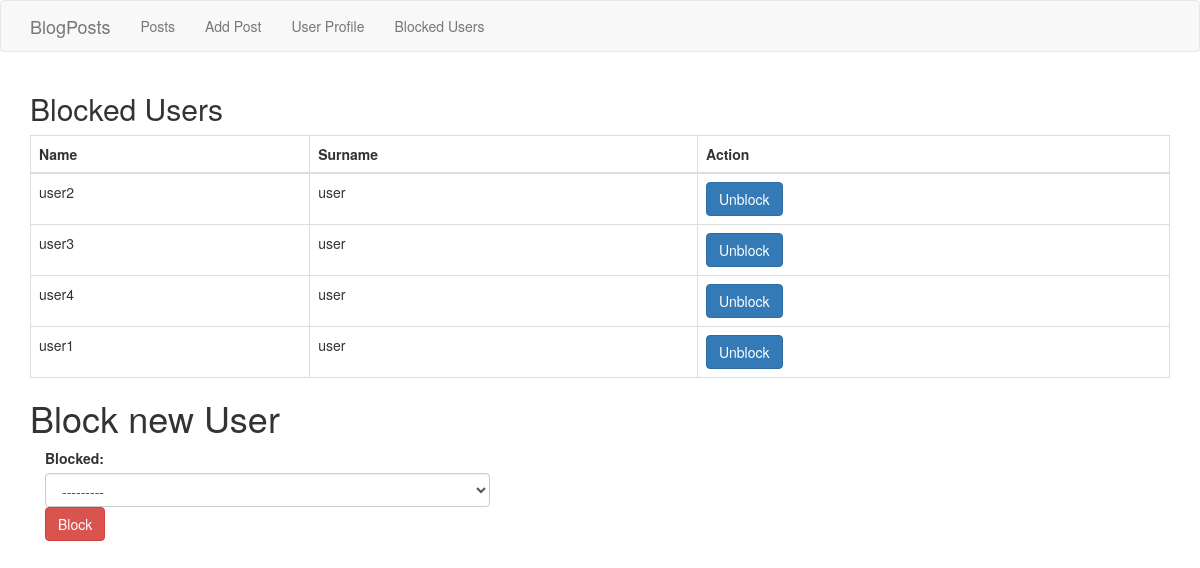
The page /blockedUsers/ (signed in) on the database its author committed.
### BlogPosts/models.py (models this page shows, shortened)
class BlockUser(models.Model):
    blocker = models.ForeignKey(to=UserProfile, on_delete=models.CASCADE, related_name="user_blocker")
    blocked = models.ForeignKey(to=UserProfile, on_delete=models.CASCADE, related_name="user_blocked")

class UserProfile(models.Model):
    user = models.ForeignKey(User, on_delete=models.CASCADE)
    name = models.CharField(max_length=20)
    surname = models.CharField(max_length=50)
    image = models.CharField(max_length=100, null=True, blank=True)
    interests = models.CharField(max_length=100, null=True, blank=True)
    skills = models.CharField(max_length=100, null=True, blank=True)
    profession = models.CharField(max_length=100, null=True, blank=True)
    def __str__(self):
        return self.name

### BlogPosts/views.py (the view, shortened to what this page needs)
# urls.py: path("blockedUsers/", get_blocked_users, name="get_blocked_users"),
def get_blocked_users(request):
    blocked_users = BlockUser.objects.filter(blocker__user=request.user)
    other_users = UserProfile.objects.exclude(user__in=blocked_users.values_list("blocked__user", flat=True))
    context = {
        "blocked_users": blocked_users,
        "other_users": other_users,
        "form": BlockUserForm(),
    }
    return render(request, "BlockedUsers.html", context)

### BlogPosts/forms.py
class BlockUserForm(forms.ModelForm):
    def __init__(self, *args, **kwargs):
        super(BlockUserForm, self).__init__(*args, **kwargs)
        for field in self.visible_fields():
            field.field.widget.attrs["class"] = "form-control"
    class Meta:
        model = BlockUser
        exclude = ("blocker",)

### templates/BlockedUsers.html (shortened to what this page needs)
<!DOCTYPE html>
<html lang="en">
<head>
    <link rel="stylesheet" href="https://maxcdn.bootstrapcdn.com/bootstrap/3.4.1/css/bootstrap.min.css">
</head>
<body>
<nav class="navbar navbar-default">
        <div class="container">
            <div class="navbar-header">
                <a class="navbar-brand" href="#">BlogPosts</a>
            </div>
            <ul class="nav navbar-nav">
                <li><a href="{% url 'get_posts' %}">Posts</a></li>
                <li><a href="{% url 'add_post' %}">Add Post</a></li>
                <li><a href="{% url 'get_user_profile' %}">User Profile</a></li>
                <li><a href="{% url 'get_blocked_users' %}">Blocked Users</a></li>
            </ul>
        </div>
    </nav>
 <div class="container">
    <h2>Blocked Users</h2>
    <table class="table table-bordered">
        <thead>
            <tr>
                <th>Name</th>
                <th>Surname</th>
                <th>Action</th>
            </tr>
        </thead>
        <tbody>
            {% for blocked_user in blocked_users %}
                <tr>
                    <td>{{ blocked_user.blocked.name }}</td>
                    <td>{{ blocked_user.blocked.surname }}</td>
                    <td>
                        <button type="submit" class="btn btn-primary">Unblock</button>
                    </td>
                </tr>
            {% empty %}
                <tr>
                    <td colspan="3">No blocked users.</td>
                </tr>
            {% endfor %}
        </tbody>
    </table>
    <h1>Block new User</h1>
    <div class="col-xs-5">
    <form action="" method="post" enctype="multipart/form-data">
        {{form}}
        <button type="submit" class="btn btn-danger">Block</button>
    </form>
</div>
</div>
</body>
</html>

### rows shown on the page
BlockUser: blocked.name "user2", blocked.surname "user"
BlockUser: blocked.name "user3", blocked.surname "user"
BlockUser: blocked.name "user4", blocked.surname "user"
BlockUser: blocked.name "user1", blocked.surname "user"
